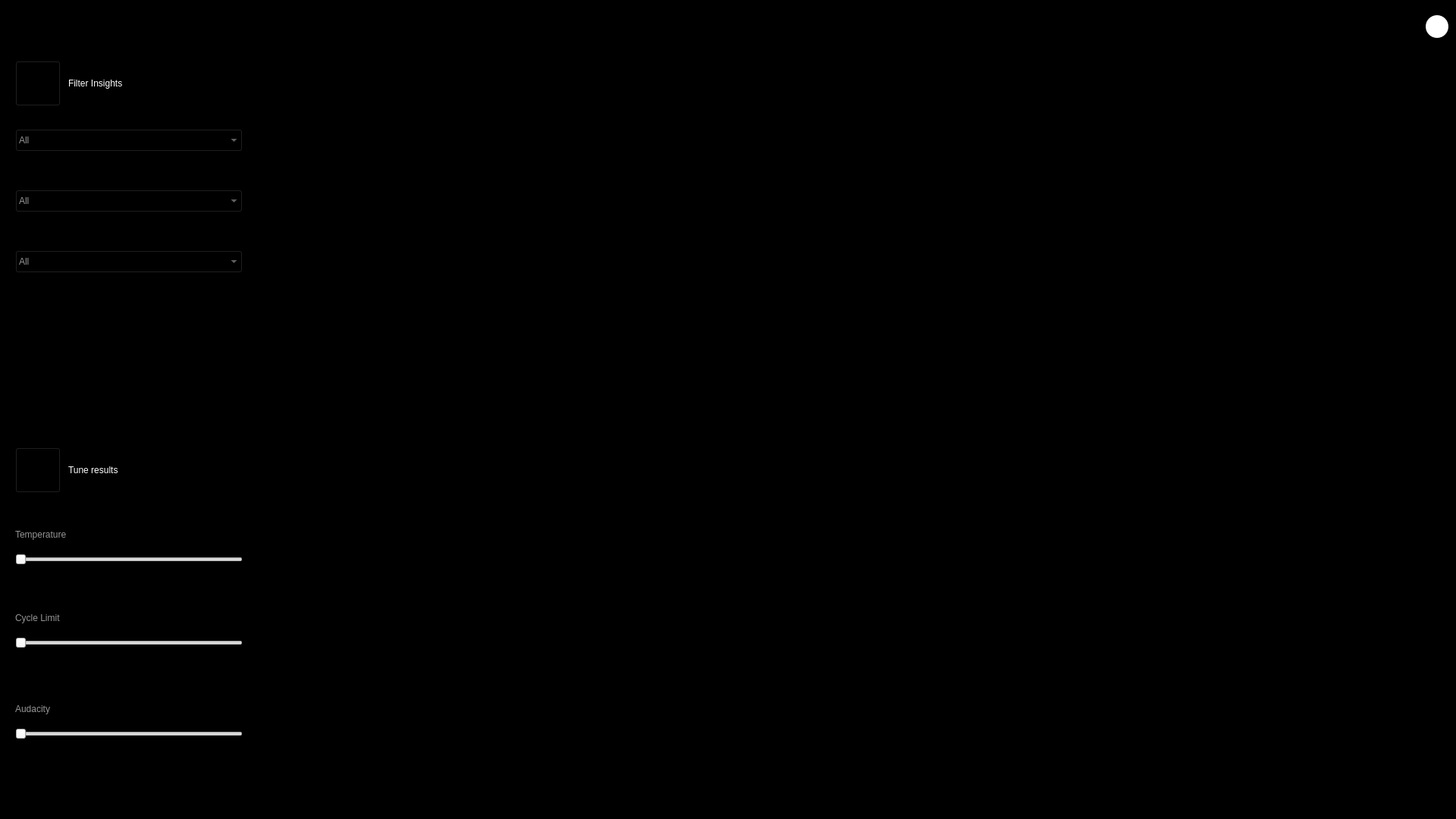
<?xml version="1.0" encoding="UTF-8"?>
<ui version="4.0">
 <class>Form</class>
 <widget class="QWidget" name="Form">
  <property name="geometry">
   <rect>
    <x>0</x>
    <y>0</y>
    <width>1920</width>
    <height>1080</height>
   </rect>
  </property>
  <property name="windowTitle">
   <string>Form</string>
  </property>
  <property name="styleSheet">
   <string notr="true">background-color: rgb(0, 0, 0);

</string>
  </property>
  <widget class="QPushButton" name="close_">
   <property name="geometry">
    <rect>
     <x>1880</x>
     <y>20</y>
     <width>30</width>
     <height>30</height>
    </rect>
   </property>
   <property name="styleSheet">
    <string notr="true">background: none;
background-color: rgb(255, 255, 255);
border-radius: 15px;
</string>
   </property>
   <property name="text">
    <string/>
   </property>
   <property name="icon">
    <iconset>
     <normaloff>../icons/remove-button.png</normaloff>../icons/remove-button.png</iconset>
   </property>
   <property name="iconSize">
    <size>
     <width>26</width>
     <height>26</height>
    </size>
   </property>
  </widget>
  <widget class="QScrollArea" name="scrollArea">
   <property name="geometry">
    <rect>
     <x>360</x>
     <y>60</y>
     <width>1540</width>
     <height>1000</height>
    </rect>
   </property>
   <property name="styleSheet">
    <string notr="true">border-style: hidden;
</string>
   </property>
   <property name="widgetResizable">
    <bool>true</bool>
   </property>
   <widget class="QWidget" name="scrollAreaWidgetContents">
    <property name="geometry">
     <rect>
      <x>0</x>
      <y>0</y>
      <width>1540</width>
      <height>1000</height>
     </rect>
    </property>
   </widget>
  </widget>
  <widget class="QWidget" name="settingsWidget" native="true">
   <property name="geometry">
    <rect>
     <x>10</x>
     <y>60</y>
     <width>340</width>
     <height>1000</height>
    </rect>
   </property>
   <property name="styleSheet">
    <string notr="true">background: none;</string>
   </property>
   <widget class="QPushButton" name="pushButton">
    <property name="geometry">
     <rect>
      <x>10</x>
      <y>20</y>
      <width>60</width>
      <height>60</height>
     </rect>
    </property>
    <property name="styleSheet">
     <string notr="true">background-color: rgb(0, 0, 0);</string>
    </property>
    <property name="text">
     <string/>
    </property>
    <property name="icon">
     <iconset>
      <normaloff>../icons/filter (1).png</normaloff>../icons/filter (1).png</iconset>
    </property>
    <property name="iconSize">
     <size>
      <width>60</width>
      <height>60</height>
     </size>
    </property>
   </widget>
   <widget class="QLabel" name="filterLabel">
    <property name="geometry">
     <rect>
      <x>80</x>
      <y>20</y>
      <width>200</width>
      <height>60</height>
     </rect>
    </property>
    <property name="styleSheet">
     <string notr="true">color: rgb(255, 255, 255);</string>
    </property>
    <property name="text">
     <string>Filter Insights</string>
    </property>
   </widget>
   <widget class="QPushButton" name="pushButton_2">
    <property name="geometry">
     <rect>
      <x>10</x>
      <y>530</y>
      <width>60</width>
      <height>60</height>
     </rect>
    </property>
    <property name="styleSheet">
     <string notr="true">background-color: rgb(0, 0, 0);</string>
    </property>
    <property name="text">
     <string/>
    </property>
    <property name="icon">
     <iconset>
      <normaloff>../icons/filter.png</normaloff>../icons/filter.png</iconset>
    </property>
    <property name="iconSize">
     <size>
      <width>60</width>
      <height>60</height>
     </size>
    </property>
   </widget>
   <widget class="QLabel" name="tuneLabel">
    <property name="geometry">
     <rect>
      <x>80</x>
      <y>530</y>
      <width>200</width>
      <height>60</height>
     </rect>
    </property>
    <property name="styleSheet">
     <string notr="true">color: rgb(255, 255, 255);</string>
    </property>
    <property name="text">
     <string>Tune results</string>
    </property>
   </widget>
   <widget class="QSlider" name="temperatureSlider">
    <property name="geometry">
     <rect>
      <x>10</x>
      <y>670</y>
      <width>300</width>
      <height>16</height>
     </rect>
    </property>
    <property name="maximum">
     <number>100</number>
    </property>
    <property name="orientation">
     <enum>Qt::Horizontal</enum>
    </property>
    <property name="invertedAppearance">
     <bool>false</bool>
    </property>
    <property name="invertedControls">
     <bool>false</bool>
    </property>
    <property name="tickPosition">
     <enum>QSlider::NoTicks</enum>
    </property>
    <property name="tickInterval">
     <number>1</number>
    </property>
   </widget>
   <widget class="QSlider" name="termLimitSlider">
    <property name="geometry">
     <rect>
      <x>10</x>
      <y>780</y>
      <width>300</width>
      <height>16</height>
     </rect>
    </property>
    <property name="maximum">
     <number>100</number>
    </property>
    <property name="singleStep">
     <number>1</number>
    </property>
    <property name="orientation">
     <enum>Qt::Horizontal</enum>
    </property>
   </widget>
   <widget class="QSlider" name="audacitySlider">
    <property name="geometry">
     <rect>
      <x>10</x>
      <y>900</y>
      <width>300</width>
      <height>16</height>
     </rect>
    </property>
    <property name="maximum">
     <number>100</number>
    </property>
    <property name="orientation">
     <enum>Qt::Horizontal</enum>
    </property>
   </widget>
   <widget class="QLabel" name="temperatureLabel">
    <property name="geometry">
     <rect>
      <x>10</x>
      <y>630</y>
      <width>121</width>
      <height>30</height>
     </rect>
    </property>
    <property name="styleSheet">
     <string notr="true">color: rgb(150, 150, 150);</string>
    </property>
    <property name="text">
     <string>Temperature</string>
    </property>
   </widget>
   <widget class="QLabel" name="cycleLabel">
    <property name="geometry">
     <rect>
      <x>10</x>
      <y>740</y>
      <width>121</width>
      <height>30</height>
     </rect>
    </property>
    <property name="styleSheet">
     <string notr="true">color: rgb(150, 150, 150);</string>
    </property>
    <property name="text">
     <string>Cycle Limit</string>
    </property>
   </widget>
   <widget class="QLabel" name="audacityLabel">
    <property name="geometry">
     <rect>
      <x>10</x>
      <y>860</y>
      <width>121</width>
      <height>30</height>
     </rect>
    </property>
    <property name="styleSheet">
     <string notr="true">color: rgb(150, 150, 150);</string>
    </property>
    <property name="text">
     <string>Audacity</string>
    </property>
   </widget>
   <widget class="QComboBox" name="subjectsCombo">
    <property name="geometry">
     <rect>
      <x>10</x>
      <y>110</y>
      <width>300</width>
      <height>30</height>
     </rect>
    </property>
    <property name="styleSheet">
     <string notr="true">background-color: rgb(0, 0, 0);
color: rgb(150, 150, 150);</string>
    </property>
    <property name="editable">
     <bool>false</bool>
    </property>
    <property name="currentText">
     <string>All</string>
    </property>
    <property name="duplicatesEnabled">
     <bool>false</bool>
    </property>
    <item>
     <property name="text">
      <string>All</string>
     </property>
    </item>
    <item>
     <property name="text">
      <string>Macro Economics</string>
     </property>
    </item>
    <item>
     <property name="text">
      <string>Diplomaty</string>
     </property>
    </item>
    <item>
     <property name="text">
      <string>Inflation</string>
     </property>
    </item>
    <item>
     <property name="text">
      <string>Politics</string>
     </property>
    </item>
    <item>
     <property name="text">
      <string>Taxes</string>
     </property>
    </item>
    <item>
     <property name="text">
      <string>Employement</string>
     </property>
    </item>
    <item>
     <property name="text">
      <string>Trade</string>
     </property>
    </item>
    <item>
     <property name="text">
      <string>International Affairs</string>
     </property>
    </item>
    <item>
     <property name="text">
      <string>Market Performance</string>
     </property>
    </item>
   </widget>
   <widget class="QComboBox" name="locationsCombo">
    <property name="geometry">
     <rect>
      <x>10</x>
      <y>190</y>
      <width>300</width>
      <height>30</height>
     </rect>
    </property>
    <property name="styleSheet">
     <string notr="true">background-color: rgb(0, 0, 0);
color: rgb(150, 150, 150);</string>
    </property>
    <property name="editable">
     <bool>false</bool>
    </property>
    <property name="currentText">
     <string>All</string>
    </property>
    <property name="duplicatesEnabled">
     <bool>false</bool>
    </property>
    <item>
     <property name="text">
      <string>All</string>
     </property>
    </item>
    <item>
     <property name="text">
      <string>Angola</string>
     </property>
    </item>
    <item>
     <property name="text">
      <string>Mozambica</string>
     </property>
    </item>
    <item>
     <property name="text">
      <string>United Kingdom</string>
     </property>
    </item>
   </widget>
   <widget class="QComboBox" name="assetsCombo">
    <property name="geometry">
     <rect>
      <x>10</x>
      <y>270</y>
      <width>300</width>
      <height>30</height>
     </rect>
    </property>
    <property name="styleSheet">
     <string notr="true">background-color: rgb(0, 0, 0);
color: rgb(150, 150, 150);</string>
    </property>
    <property name="editable">
     <bool>false</bool>
    </property>
    <property name="currentText">
     <string>All</string>
    </property>
    <property name="duplicatesEnabled">
     <bool>false</bool>
    </property>
    <item>
     <property name="text">
      <string>All</string>
     </property>
    </item>
    <item>
     <property name="text">
      <string>AAPL</string>
     </property>
    </item>
    <item>
     <property name="text">
      <string>MSFT</string>
     </property>
    </item>
   </widget>
  </widget>
 </widget>
 <resources>
  <include location="../rsrc/images/backgrounds.qrc"/>
 </resources>
 <connections/>
</ui>
